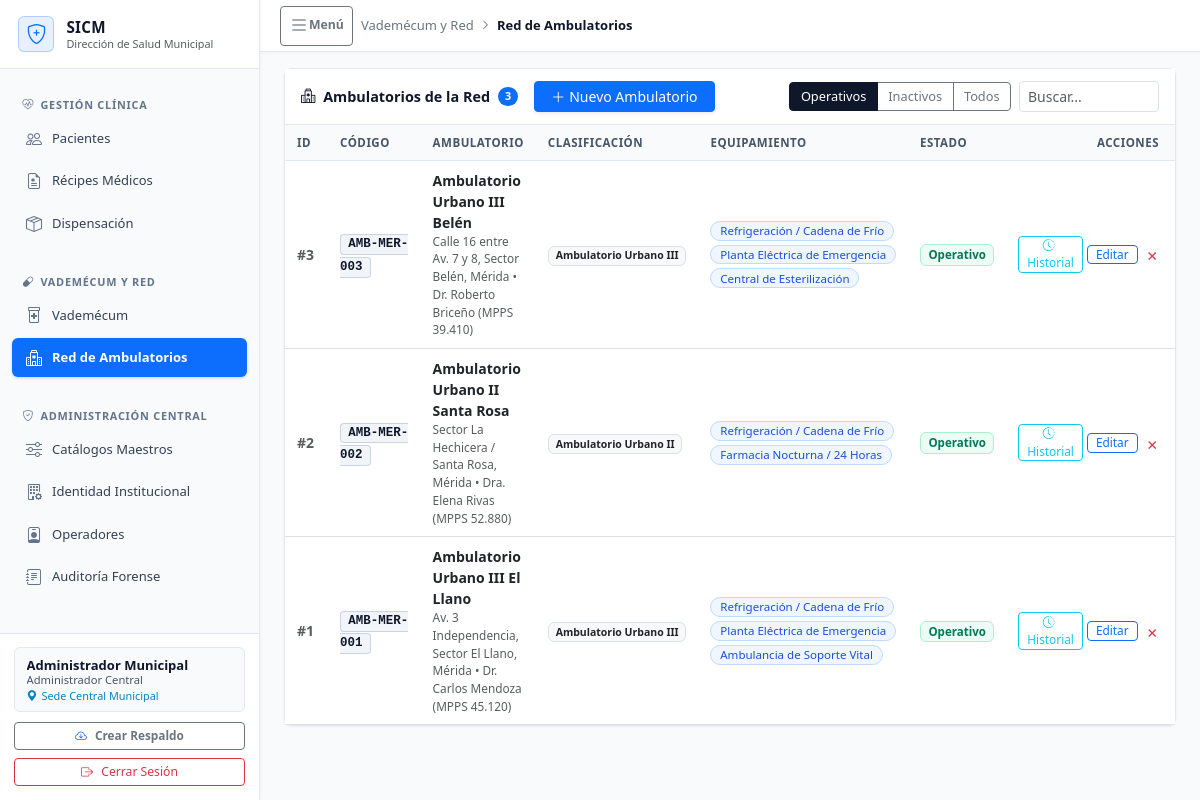
/index.php (signed in), run on the app's committed database.
### tables this page shows
CREATE TABLE IF NOT EXISTS configuracion_institucional (
    id INT PRIMARY KEY DEFAULT 1,
    nombre_sistema VARCHAR(120) NOT NULL DEFAULT 'Sistema Integrado de Control de Medicamentos',
    siglas_sistema VARCHAR(20) NOT NULL DEFAULT 'SICM',
    ente_rector VARCHAR(150) NOT NULL DEFAULT 'Red de Salud Municipal',
    municipio VARCHAR(100) NOT NULL DEFAULT 'Municipio Autónomo',
    logotipo_ruta VARCHAR(255) NULL,
    dias_alerta_fefo INT NOT NULL DEFAULT 60 COMMENT 'Días previos a caducidad para semáforo crítico/alerta',
    updated_at DATETIME NOT NULL DEFAULT CURRENT_TIMESTAMP ON UPDATE CURRENT_TIMESTAMP,
    CONSTRAINT chk_solo_una_fila CHECK (id = 1)
);

CREATE TABLE usuarios (
    id INT AUTO_INCREMENT PRIMARY KEY,
    nombre VARCHAR(80) NOT NULL,
    email VARCHAR(120) NOT NULL UNIQUE,
    password_hash VARCHAR(255) NOT NULL COMMENT 'Hash criptográfico Bcrypt o SHA-256',
    rol_id INT NOT NULL,
    centro_salud_id INT NULL COMMENT 'NULL si es Administrador Central',
    activo TINYINT(1) NOT NULL DEFAULT 1 COMMENT 'Soft delete',
    created_at DATETIME NOT NULL DEFAULT CURRENT_TIMESTAMP,
    updated_at DATETIME NOT NULL DEFAULT CURRENT_TIMESTAMP ON UPDATE CURRENT_TIMESTAMP,
    CONSTRAINT fk_usuarios_rol FOREIGN KEY (rol_id) REFERENCES roles(id),
    CONSTRAINT fk_usuarios_centro FOREIGN KEY (centro_salud_id) REFERENCES centros_salud(id),
    CONSTRAINT chk_usuario_email_formato CHECK (email REGEXP '^[A-Za-z0-9._%+-]+@[A-Za-z0-9.-]+[.][A-Za-z]{2,}$')
);

### src/views/tabs/tab_centros.php (the view, shortened to what the rows shown need)
<div class="row g-3">
    <div class="col-12">
        <div class="card-sicm">
            <div class="table-responsive">
                <table class="table table-hover table-sm table-sicm mb-0">
                    <thead>
                        <tr>
                            <th style="width: 45px;">ID</th>
                            <th style="width: 110px;">Código</th>
                            <th>Ambulatorio</th>
                            <th style="width: 130px;">Clasificación</th>
                            <th>Equipamiento</th>
                            <th style="width: 80px;">Estado</th>
                            <th style="width: 160px;" class="text-end pe-3">Acciones</th>
                        </tr>
                    </thead>
                </table>
            </div>
        </div>
    </div>
</div>

### src/views/layout/sidebar.php (shortened to what the rows shown need)
<aside class="sicm-sidebar offcanvas-lg offcanvas-start" id="sidebarMenu" tabindex="-1"
            aria-labelledby="sidebarMenuLabel">
            <div class="sicm-sidebar-header d-flex align-items-center justify-content-between">
                <a href="index.php" class="sicm-sidebar-brand">
                    <div class="d-flex flex-column text-truncate" style="min-width: 0;">
                        <span class="brand-title text-truncate"
                            style="font-size: 0.95rem; line-height: 1.25;"><?= htmlspecialchars($configInst['siglas_sistema']) ?></span>
                        <span class="text-muted text-truncate" style="font-size: 0.68rem; line-height: 1.25;"
                            title="<?= htmlspecialchars($configInst['ente_rector']) ?>"><?= htmlspecialchars($configInst['ente_rector']) ?></span>
                    </div>
                </a>
            </div>
            <div class="sicm-sidebar-footer">
                <?php
                $rolNombreKey = (string)($usuario['rol_nombre'] ?? '');
                $rolLabel = match ($rolNombreKey) {
                    'rol_admin' => 'Administrador Central',
                    'rol_farmaceuta' => 'Farmacéutico Operador',
                    'rol_auditor' => 'Auditor Sanitario',
                    default => ucwords(str_replace(['rol_', '_'], ['', ' '], $rolNombreKey ?: 'Operador'))
                };
                ?>
                <div class="sidebar-user-card">
                    <div class="user-name text-truncate"><?= htmlspecialchars($usuario['nombre']) ?></div>
                    <div class="user-role text-truncate"><?= htmlspecialchars($rolLabel) ?></div>
                    <div class="user-center text-truncate">
                        <i
                            class="bi bi-geo-alt-fill me-1"></i><?= htmlspecialchars($puedeVerTodaLaRed ? 'Sede Central Municipal' : ($usuario['centro_nombre'] ?? 'Red Municipal')) ?>
                    </div>
                </div>
            </div>
        </aside>

### data on the page
configuracion_institucional: siglas_sistema "SICM", ente_rector "Dirección de Salud Municipal"
usuarios: activo "Administrador Municipal", activo "Administrador Central"

### other printed values
$seccionNombre "Vademécum y Red"
$moduloNombre "Red de Ambulatorios"
count($centros) "3"
$c['id'] "3"
$c['codigo_sicm'] "AMB-MER-003"
$c['nombre'] "Ambulatorio Urbano III Belén"
$c['direccion'] "Calle 16 entre Av. 7 y 8, Sector Belén, Mérida"
$c['medico_director'] "Dr. Roberto Briceño (MPPS 39.410)"
$c['tipo_nombre'] "Ambulatorio Urbano III"
$nom "Refrigeración / Cadena de Frío"
$nom "Planta Eléctrica de Emergencia"
$nom "Central de Esterilización"
$c['id'] "2"
$c['codigo_sicm'] "AMB-MER-002"
$c['nombre'] "Ambulatorio Urbano II Santa Rosa"
